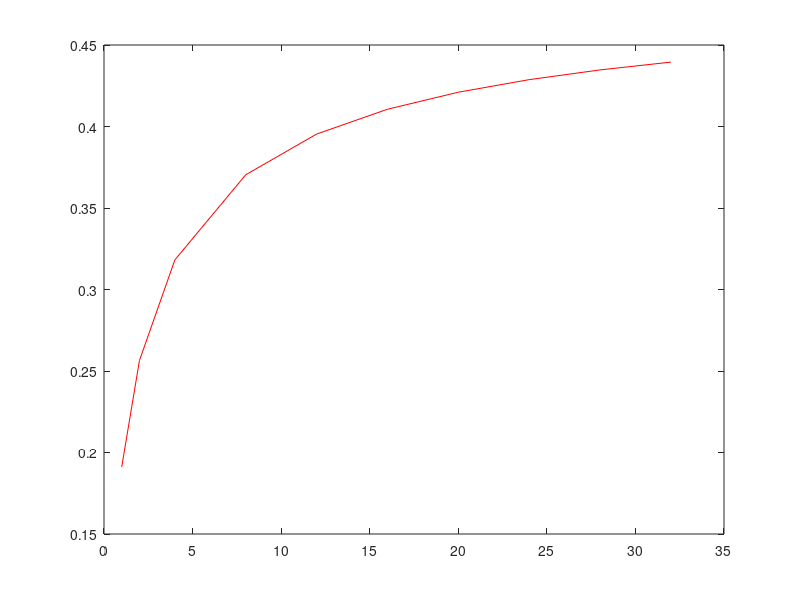

Source code (MATLAB):
rho3 = zeros(10,1);
gamma = 3;
fz = @(z) (gamma*(z.^(gamma-1)))./((1+z.^gamma).^2);
eps1 = @(psi,lambda) 2*((cos(psi)).^2)./(pi*(lambda+4*((cos(psi)).^2)));

psimax = @(z) -acos(z/2);
psimin = @(z) acos(z/2);


eps2 = @(z,lambda) (acos(z/2).*(z.^2))./(pi*(lambda+z.^2));
%eps2 = @(z,lambda) (acos(z/2))./(pi*(lambda+1));
Lambda = [1,1/2,1/4,1/8,1/12,1/16,1/20,1/24,1/28,1/32];
for i = 1:10
    lambda = Lambda(i);
    t = @(z,psi)fz(z).*eps1(psi,lambda);
    t1 = integral2(t,0,2,-pi/2,psimax);
    t2 = integral2(t,0,2,psimin,pi/2);
   % t3 = integral(@(z)eps2(z).*(2*acos(z/2)),0,2);
    t3 = integral(@(z) eps2(z,lambda).*fz(z),0,2);
    t4=integral(@(psi)eps1(psi,lambda),-pi/2,pi/2)*integral(fz,2,Inf);

    rho3(i) =  t1+t2+t3+t4;
end
plot(1./Lambda,rho3,'r')





